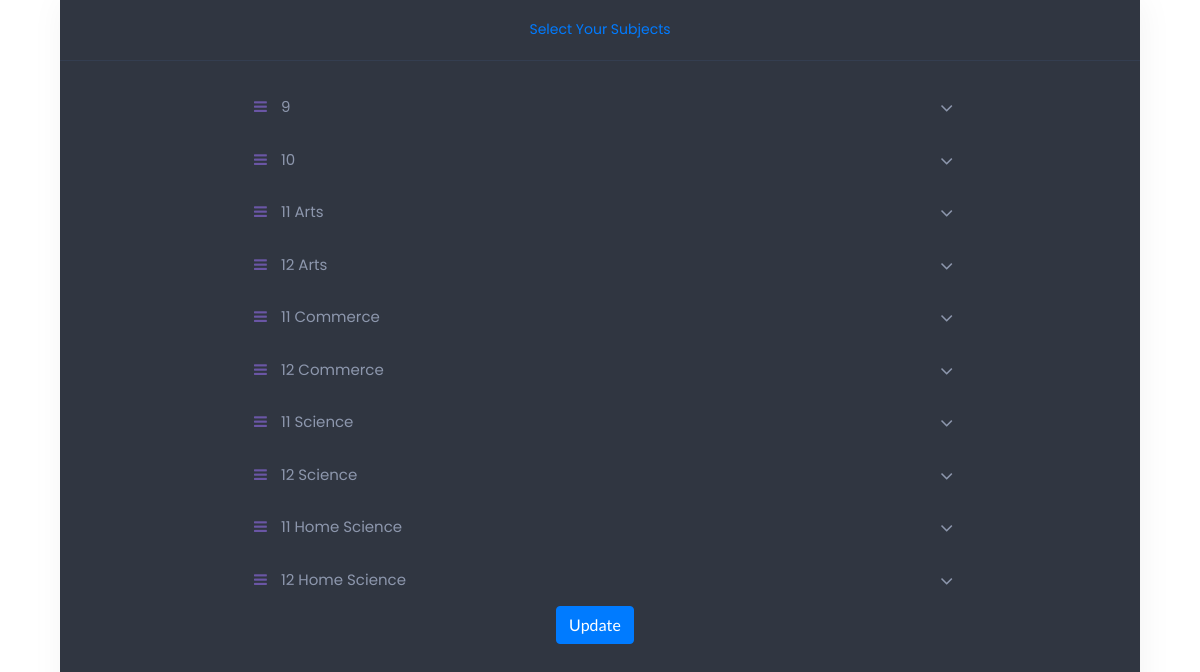
Screenshot of /teacher/manage_subject.php (signed in) with the database file from the repository.
### tables this page shows
CREATE TABLE `class` (
  `Class_id` bigint(20) UNSIGNED NOT NULL,
  `C_no` int(11) NOT NULL,
  `Stream` varchar(40) NOT NULL
);

### teacher/manage_subject.php (the view, shortened to what this page needs)
<?php
require('../connection.php');
if(isset($_SESSION['t_id']))
{
?>
<!DOCTYPE html>
<html lang="en">
<head>
    <link rel="stylesheet" href="assets/css/bootstrap.min.css">
    <link rel="stylesheet" href="assets/css/font-awesome.min.css">
    <link rel="stylesheet" href="assets/css/themify-icons.css">
    <link rel="stylesheet" href="assets/css/metisMenu.css">
    <link rel="stylesheet" href="assets/css/typography.css">
    <link rel="stylesheet" href="assets/css/default-css.css">
    <link rel="stylesheet" href="assets/css/responsive.css">
</head>
<body>
    <form method="post">
        <div class="page-container">
            <div class="sidebar-menu">
                <div class="sidebar-header">
                    <a href="#"><span>Select Your Subjects</span></a>
                </div>
                <div class="main-menu">
                    <div class="menu-inner">
                        <nav>
                            <ul class="metismenu" id="menu">
                                <?php
                                $sql = "SELECT * from `Class`";
                                $query = mysqli_query($Conn, $sql);
                                while ($result = mysqli_fetch_array($query)) { ?>
                                    <li class="has-children">
                                        <a href="#"><i class="fa fa-bars"></i> <span><?php echo $result['C_no'] . " " . $result['Stream']; ?></span> </i></a>
                                    </li>
                                <?php } ?>
                                <li align="center"><button type="submit" name="Update" class="btn btn-primary">Update</button></li>
                            </ul>
                        </nav>
                    </div>
                </div>
            </div>
        </div>
    </form>
</body>
</html>
<?php
}
else
{
    header("location:index.php");
}

### teacher/manage_subject.php (style rules this page uses)
.sidebar-menu { margin-left: 5%; left: 0; top: 0; z-index: 99; height: 100vh; width: 90%; overflow: hidden; background: #303641; box-shadow: 2px 0 32px rgba(0, 0, 0, 0.05); -webkit-transition: all 0.3s ease 0s; transition: all 0.3s ease 0s; }
.sbar_collapsed .sidebar-menu { left: -280px; }
.main-menu { margin-left: 15%; margin-right: 15%; height: calc(100% - 100px); overflow: hidden; padding: 20px 10px 0 0; -webkit-transition: all 0.3s ease 0s; transition: all 0.3s ease 0s; overflow-y: scroll; }
.menu-inner { height: 100%; }
.sidebar-header { padding: 19px 32px 20px; background: #303641; text-align: center; border-bottom: 1px solid #343e50; }
.metismenu>li>a { padding-left: 32px !important; }
.metismenu li a { position: relative; display: block; color: #8d97ad; font-size: 15px; text-transform: capitalize; padding: 15px 15px; letter-spacing: 0; font-weight: 400; }
.metismenu li a i { color: #6a56a5; -webkit-transition: all 0.3s ease 0s; transition: all 0.3s ease 0s; }
.metismenu li a:after { position: absolute; content: '\f107'; font-family: fontawesome; right: 15px; top: 12px; color: #8d97ad; font-size: 20px; }
.metismenu li a span { margin-left: 10px; }

### rows the page displays
class: C_no "9"
class: C_no "10"
class: C_no "11", Stream "Arts"
class: C_no "12", Stream "Arts"
class: C_no "11", Stream "Commerce"
class: C_no "12", Stream "Commerce"
class: C_no "11", Stream "Science"
class: C_no "12", Stream "Science"
class: C_no "11", Stream "Home Science"
class: C_no "12", Stream "Home Science"
